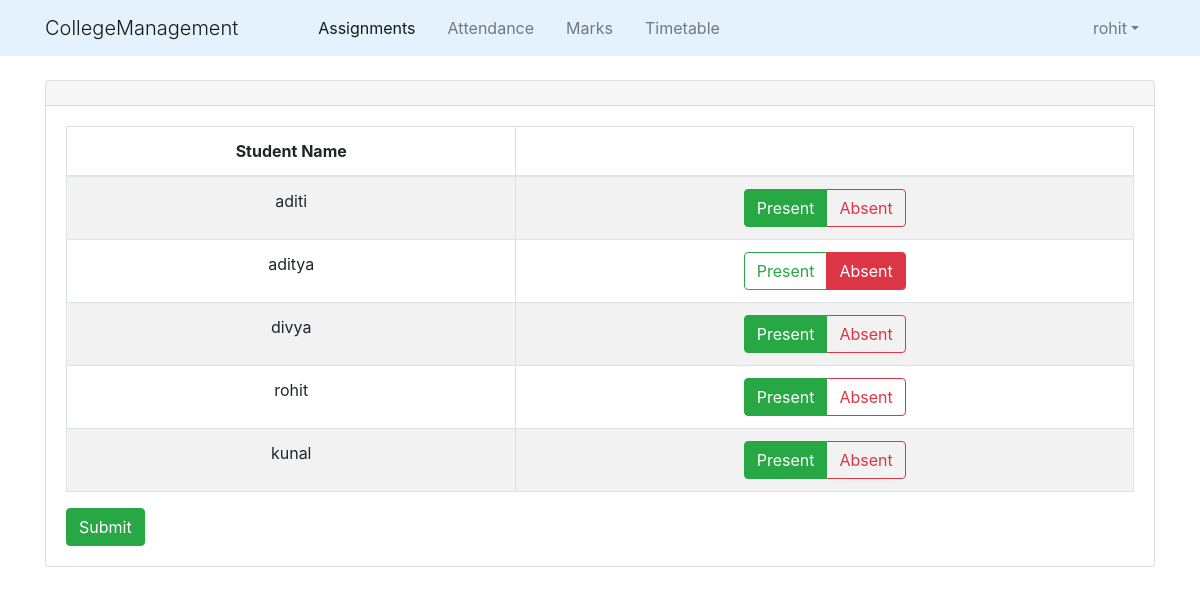
Screenshot of /staff/EditAttendance/11/ (signed in) with the database file from the repository.
### college_info/models.py (models this page shows, shortened)
class User(AbstractUser):
    @property
    def is_student(self):
        if hasattr(self,'student'):
            return True
        else:
            return False

class Attendance(models.Model):
    course = models.ForeignKey(Course,on_delete=models.CASCADE)
    student = models.ForeignKey(Student,on_delete=models.CASCADE)
    batch_attendance= models.ForeignKey(BatchAttendance,on_delete=models.CASCADE)
    date = models.DateField(default=django.utils.timezone.now)
    status = models.BooleanField(default='True')

class Student(models.Model):
    user = models.OneToOneField(User,on_delete=models.CASCADE)
    roll_no = models.CharField(primary_key=True,max_length=50)
    batch_id =models.ForeignKey(Batch,on_delete=models.CASCADE)
    name = models.CharField(max_length=50)
    DOB =models.DateField()

### college_info/views.py (the view)
# urls.py: path('staff/EditAttendance/<int:batch_attendance_id>/',views.edit_attendance,name='edit_attd'),
@login_required()
def edit_attendance(request,batch_attendance_id):
    batch_attendance= BatchAttendance.objects.get(id=batch_attendance_id)
    course = batch_attendance.teach.course
    att_list = Attendance.objects.filter(batch_attendance=batch_attendance,course=course)
    return render(request,'college_info/staff_edit_attendance.html',{'att_list':att_list,'batch_attendance':batch_attendance})

### college_info/templates/college_info/staff_edit_attendance.html (shortened to what this page needs)
{% extends "college_info/base.html" %}
{% block content %}
    <div class="container">
            <div class="card">
                <div class="card-header">
                </div>
                <div class="card-body">
                    <form action="{% url 'staff_attendance_confirm' batch_attendance.id %}" method="post">
                        <div class="table-responsive">
                            <table class="table table-bordered table-striped text-center">
                                <thead>
                                    <tr>
                                        <th>Student Name</th>
                                        <th> </th>
                                    </tr>
                                </thead>
                                <tbody>
                                    {% for att in att_list %}
                                        <tr>
                                            <td>{{ att.student.name }}</td>
                                            <td>
                                                <div class="btn-group btn-group-toggle" role="group" data-toggle="buttons">
                                                    {% if att.status %}
                                                    <label class="btn btn-outline-success active">
                                                        <input type="radio" name="{{ att.student.roll_no }}" id="option1" autocomplete="off" value="present" checked> Present
                                                    </label>
                                                    <label class="btn btn-outline-danger">
                                                        <input type="radio" name="{{ att.student.roll_no }}" id="option2" autocomplete="off" value="absent"> Absent
                                                    </label>
                                                    {% else %}
                                                        <label class="btn btn-outline-success">
                                                            <input type="radio" name="{{ att.student.roll_no }}" id="option3" autocomplete="off" value="present" checked> Present
                                                        </label>
                                                        <label class="btn btn-outline-danger active">
                                                            <input type="radio" name="{{ att.student.roll_no }}" id="option4" autocomplete="off" value="absent"> Absent
                                                        </label>
                                                    {% endif %}
                                                </div>
                                            </td>
                                        </tr>
                                    {% endfor %}
                                </tbody>
                            </table>
                        </div>
                        <input class="btn btn-success" type="submit" value="Submit">
                    </form>
                </div>
            </div>
    </div>
{% endblock content %}

### college_info/templates/college_info/base.html (shortened to what this page needs)
{% load static %}
<!DOCTYPE html>
<html lang="en" dir="ltr">
  <head>
    <link rel="stylesheet" href="https://maxcdn.bootstrapcdn.com/bootstrap/4.0.0/css/bootstrap.min.css">
    <link href="//cdn.bootcss.com/bootstrap-datetimepicker/4.17.44/css/bootstrap-datetimepicker.min.css" rel="stylesheet">
    <link rel="stylesheet" type="text/css" href="{% static 'college_info/style.css' %}">
    <link rel="stylesheet" href="http://code.jquery.com/ui/1.11.0/themes/smoothness/jquery-ui.css">
  </head>
  <body>
    <header class="site-header topheader">
      <nav class="navbar navbar-expand-md navbar-light fixed-top" style="background-color:#e3f2fd">
        {% if request.user.is_authenticated %}
        <div class="container">
          <span class="navbar-brand display-1">CollegeManagement</span>
          <div class="collapse navbar-collapse" id="navbarcontent">
            <div class="navbar-nav ml-5">
              <a class="nav-item nav-link active mx-2 " href="{% url 'home' %}">Assignments</a>
              {% if request.user.is_student %}
                <a class="nav-item nav-link mx-2" href="{% url 'student_attendance' request.user.student.roll_no %}">Attendance</a>
              {% else %}
                <a class="nav-item nav-link mx-2" href="{% url 'staff_teaches' request.user.staff.id 1 %}">Attendance</a>
              {% endif %}
              {% if request.user.is_student %}
                <a class="nav-item nav-link mx-2" href="{% url 'student_marks' request.user.student.roll_no %}">Marks</a>
              {% else %}
                <a class="nav-item nav-link mx-2" href="{% url 'staff_teaches' request.user.staff.id 2 %}">Marks</a>
              {% endif %}
              {% if request.user.is_student %}
                <a class="nav-item nav-link mx-2" href="{% url 'student_timetable' request.user.student.batch_id.id %}">Timetable</a>
              {% else %}
                <a class="nav-item nav-link mx-2" href="{% url 'staff_timetable' request.user.staff.id %}">Timetable</a>
              {% endif %}
            </div>
            <ul class="navbar-nav ml-auto">
              <li class="nav-item dropdown ml-5">
                <a class="nav-link dropdown-toggle mx-2 " id="navbarDropdown" data-toggle="dropdown" href="#">{{ request.user.username }}</a>
              </li>
            </ul>
          </div>
        </div>
        {% else %}
        <div class="container justify-content-center">
          <span class="navbar-brand display-1 ">CollegeManagement</span>
        </div>
        {% endif %}
      </nav>
    </header>
    {% block content %}{% endblock %}
  </body>
</html>

### college_info/static/college_info/style.css (style rules this page uses)
body { margin-top:5rem; }

### rows the page displays
User: user.username "rohit"
Attendance: student.name "aditi"
Attendance: student.name "aditya"
Attendance: student.name "divya"
Attendance: student.name "rohit"
Attendance: student.name "kunal"
